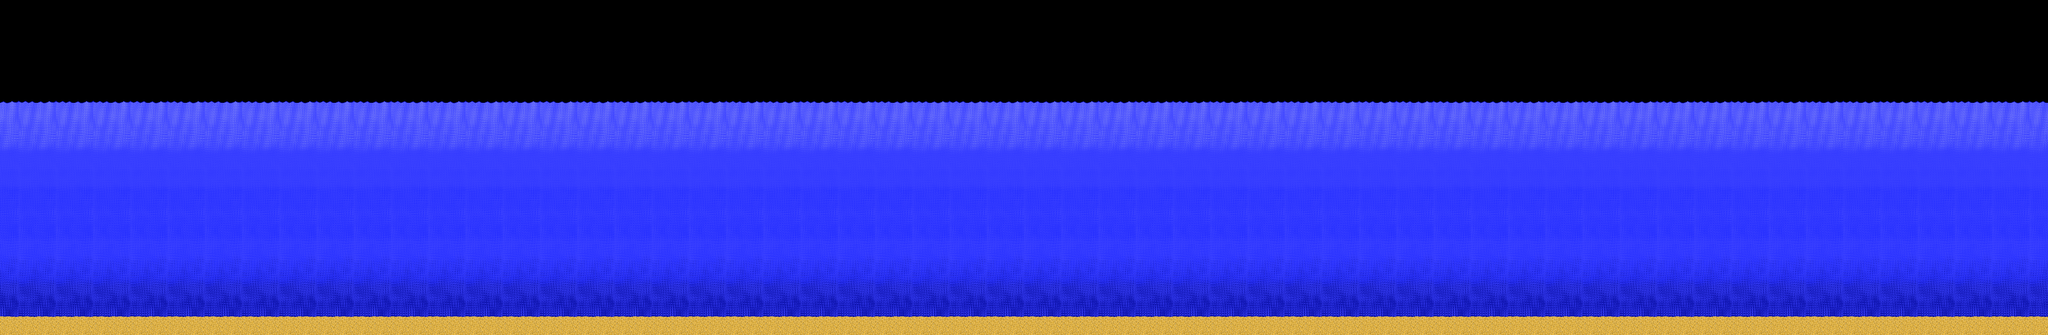

A 2D game scene composited from a Tiled map and its tileset images. What follows is a short description and the map's XML, with each tile layer's data collapsed to a summary:
An orthogonal 110x18 tile map with 64x64 px tiles, 2 tile layers (water, sand), 2 tilesets.

<map version="1.0" tiledversion="1.1.6" orientation="orthogonal" renderorder="right-down" width="110" height="18" tilewidth="64" tileheight="64" infinite="0" nextobjectid="1">
 <tileset firstgid="1" source="wawa.tsx" />
 <tileset firstgid="27" source="sande.tsx" />
 <layer name="water" width="110" height="18">
  <data>[1980 cells, 1430 non-empty, 25 distinct tile ids]</data>
 </layer>
 <layer name="sand" width="110" height="18">
  <data>[1980 cells, 110 non-empty, 1 distinct tile ids]</data>
 </layer>
</map>